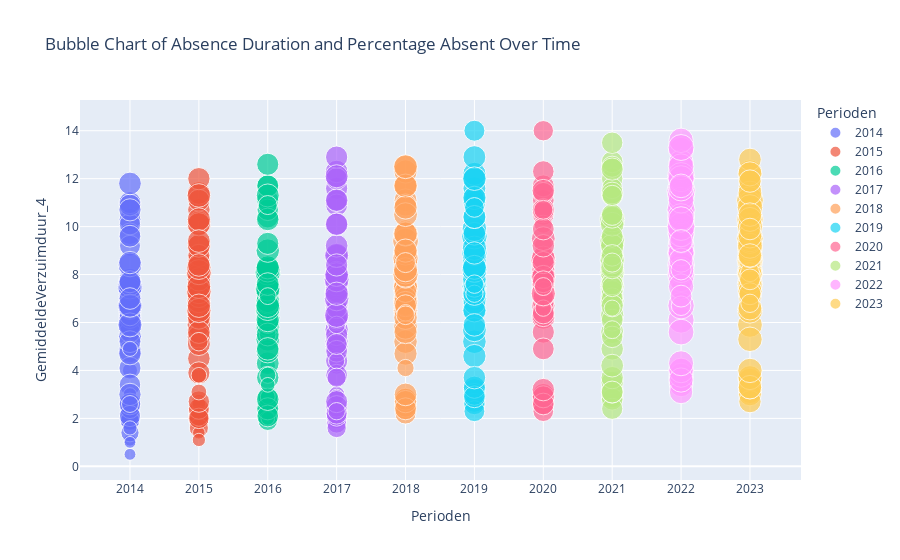

Here is the notebook cell this chart was saved with:
### Code cell
fig = px.scatter(data, x='Perioden', y='GemiddeldeVerzuimduur_4',
                 size='AandeelWerknemersDatHeeftVerzuimd_2', color='Perioden',
                 title='Bubble Chart of Absence Duration and Percentage Absent Over Time')
fig.show()
